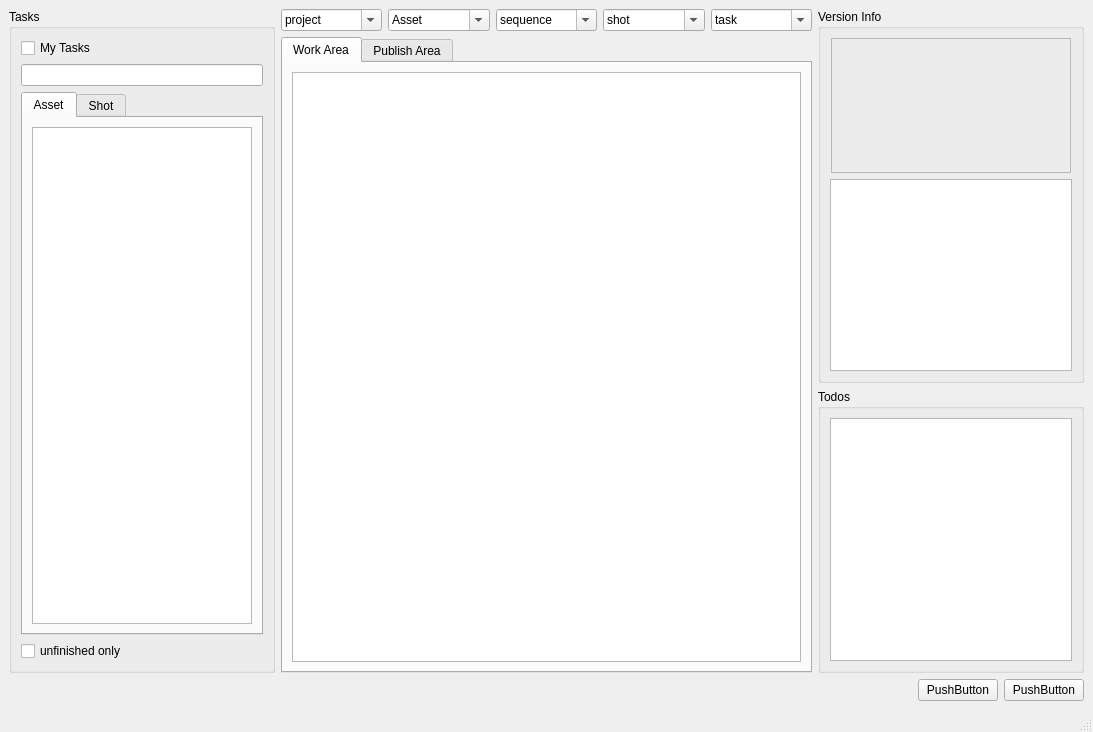
<?xml version="1.0" encoding="UTF-8"?>
<ui version="4.0">
 <class>MainWindow</class>
 <widget class="QMainWindow" name="MainWindow">
  <property name="geometry">
   <rect>
    <x>0</x>
    <y>0</y>
    <width>1093</width>
    <height>732</height>
   </rect>
  </property>
  <property name="windowTitle">
   <string>Strack Task Manager</string>
  </property>
  <widget class="QWidget" name="centralwidget">
   <layout class="QVBoxLayout" name="verticalLayout_8">
    <item>
     <layout class="QHBoxLayout" name="horizontalLayout_3" stretch="2,4,2">
      <item>
       <widget class="QGroupBox" name="groupBox">
        <property name="title">
         <string>Tasks</string>
        </property>
        <layout class="QVBoxLayout" name="verticalLayout">
         <item>
          <widget class="QCheckBox" name="my_task_check">
           <property name="text">
            <string>My Tasks</string>
           </property>
          </widget>
         </item>
         <item>
          <widget class="FilterLineEdit" name="task_filter_edit">
           <property name="styleSheet">
            <string notr="true"/>
           </property>
          </widget>
         </item>
         <item>
          <widget class="QTabWidget" name="task_page">
           <property name="currentIndex">
            <number>0</number>
           </property>
           <widget class="QWidget" name="asset_tab">
            <attribute name="title">
             <string>Asset</string>
            </attribute>
            <layout class="QVBoxLayout" name="verticalLayout_10">
             <item>
              <widget class="QTreeView" name="task_tree"/>
             </item>
            </layout>
           </widget>
           <widget class="QWidget" name="shot_tab">
            <attribute name="title">
             <string>Shot</string>
            </attribute>
            <layout class="QVBoxLayout" name="verticalLayout_9">
             <item>
              <widget class="QTreeView" name="treeView"/>
             </item>
            </layout>
           </widget>
          </widget>
         </item>
         <item>
          <widget class="QCheckBox" name="unfinished_check">
           <property name="text">
            <string>unfinished only</string>
           </property>
          </widget>
         </item>
        </layout>
       </widget>
      </item>
      <item>
       <layout class="QVBoxLayout" name="verticalLayout_5">
        <item>
         <layout class="QHBoxLayout" name="horizontalLayout">
          <item>
           <widget class="FilterCombo" name="project_combo">
            <property name="editable">
             <bool>true</bool>
            </property>
            <item>
             <property name="text">
              <string>project</string>
             </property>
            </item>
           </widget>
          </item>
          <item>
           <widget class="FilterCombo" name="entity_type_combo">
            <property name="editable">
             <bool>true</bool>
            </property>
            <item>
             <property name="text">
              <string>Asset</string>
             </property>
            </item>
            <item>
             <property name="text">
              <string>Shot</string>
             </property>
            </item>
           </widget>
          </item>
          <item>
           <widget class="FilterCombo" name="parent_combo">
            <property name="editable">
             <bool>true</bool>
            </property>
            <item>
             <property name="text">
              <string>sequence</string>
             </property>
            </item>
           </widget>
          </item>
          <item>
           <widget class="FilterCombo" name="entity_combo">
            <property name="editable">
             <bool>true</bool>
            </property>
            <item>
             <property name="text">
              <string>shot</string>
             </property>
            </item>
           </widget>
          </item>
          <item>
           <widget class="FilterCombo" name="task_combo">
            <property name="editable">
             <bool>true</bool>
            </property>
            <item>
             <property name="text">
              <string>task</string>
             </property>
            </item>
           </widget>
          </item>
         </layout>
        </item>
        <item>
         <widget class="QTabWidget" name="area_tab">
          <property name="currentIndex">
           <number>0</number>
          </property>
          <widget class="QWidget" name="work_area">
           <attribute name="title">
            <string>Work Area</string>
           </attribute>
           <layout class="QVBoxLayout" name="verticalLayout_2">
            <item>
             <widget class="QTreeView" name="treeView_2"/>
            </item>
           </layout>
          </widget>
          <widget class="QWidget" name="pub_area">
           <attribute name="title">
            <string>Publish Area</string>
           </attribute>
           <layout class="QVBoxLayout" name="verticalLayout_3">
            <item>
             <widget class="QTreeView" name="treeView_4"/>
            </item>
           </layout>
          </widget>
         </widget>
        </item>
       </layout>
      </item>
      <item>
       <layout class="QVBoxLayout" name="verticalLayout_7">
        <item>
         <widget class="QGroupBox" name="info_grp">
          <property name="title">
           <string>Version Info</string>
          </property>
          <layout class="QVBoxLayout" name="verticalLayout_4">
           <item>
            <layout class="QHBoxLayout" name="horizontalLayout_4">
             <item>
              <spacer name="horizontalSpacer_2">
               <property name="orientation">
                <enum>Qt::Horizontal</enum>
               </property>
               <property name="sizeHint" stdset="0">
                <size>
                 <width>18</width>
                 <height>20</height>
                </size>
               </property>
              </spacer>
             </item>
             <item>
              <widget class="QFrame" name="thumb_frame">
               <property name="minimumSize">
                <size>
                 <width>240</width>
                 <height>135</height>
                </size>
               </property>
               <property name="maximumSize">
                <size>
                 <width>240</width>
                 <height>135</height>
                </size>
               </property>
               <property name="sizeIncrement">
                <size>
                 <width>0</width>
                 <height>0</height>
                </size>
               </property>
               <property name="frameShape">
                <enum>QFrame::StyledPanel</enum>
               </property>
               <property name="frameShadow">
                <enum>QFrame::Sunken</enum>
               </property>
              </widget>
             </item>
             <item>
              <spacer name="horizontalSpacer_3">
               <property name="orientation">
                <enum>Qt::Horizontal</enum>
               </property>
               <property name="sizeHint" stdset="0">
                <size>
                 <width>18</width>
                 <height>20</height>
                </size>
               </property>
              </spacer>
             </item>
            </layout>
           </item>
           <item>
            <widget class="QTableWidget" name="info_table"/>
           </item>
          </layout>
         </widget>
        </item>
        <item>
         <widget class="QGroupBox" name="todo_grp">
          <property name="title">
           <string>Todos</string>
          </property>
          <layout class="QVBoxLayout" name="verticalLayout_6">
           <item>
            <widget class="QListView" name="todo_list"/>
           </item>
          </layout>
         </widget>
        </item>
       </layout>
      </item>
     </layout>
    </item>
    <item>
     <layout class="QHBoxLayout" name="horizontalLayout_2">
      <item>
       <spacer name="horizontalSpacer">
        <property name="orientation">
         <enum>Qt::Horizontal</enum>
        </property>
        <property name="sizeHint" stdset="0">
         <size>
          <width>40</width>
          <height>20</height>
         </size>
        </property>
       </spacer>
      </item>
      <item>
       <widget class="QPushButton" name="pushButton">
        <property name="text">
         <string>PushButton</string>
        </property>
       </widget>
      </item>
      <item>
       <widget class="QPushButton" name="pushButton_2">
        <property name="text">
         <string>PushButton</string>
        </property>
       </widget>
      </item>
     </layout>
    </item>
   </layout>
  </widget>
  <widget class="QMenuBar" name="menubar">
   <property name="geometry">
    <rect>
     <x>0</x>
     <y>0</y>
     <width>1093</width>
     <height>23</height>
    </rect>
   </property>
  </widget>
  <widget class="QStatusBar" name="statusbar"/>
 </widget>
 <customwidgets>
  <customwidget>
   <class>FilterCombo</class>
   <extends>QComboBox</extends>
   <header location="global">cgtk_qt/FilterCombo</header>
  </customwidget>
  <customwidget>
   <class>FilterLineEdit</class>
   <extends>QLineEdit</extends>
   <header>cgtk_qt/FilterLineEdit</header>
  </customwidget>
 </customwidgets>
 <resources/>
 <connections/>
</ui>
